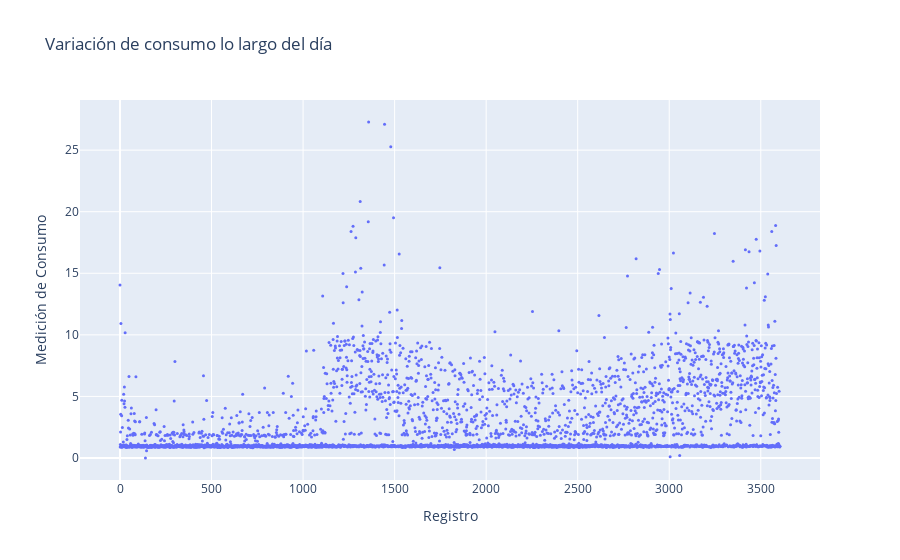

The code cell stored with this chart in its notebook:
### Markdown cell above
## Periodos

### Code cell
# Extrae la variación de temperatura y el tiempo
consumo = todo['Consumption']
#temperatura2 = df.iloc[1:60,1:].values.flatten()
tiempo = todo['Tiempo']

# Crea la figura
fig = go.Figure()

# Añade el gráfico de dispersión
fig.add_trace(go.Scatter(
    x=[int(i) for i in range(consumo.shape[0])], 
    y=consumo, 
    mode='markers', 
    marker=dict(size=3),
    name='Variación de temperatura'
))

# Configura el diseño de la figura
fig.update_layout(
    title='Variación de consumo lo largo del día',
    xaxis=dict(title='Registro'),
    yaxis=dict(title='Medición de Consumo')
)

# Muestra la figura
fig.show()

### Figure 1 — Plotly figure (JSON) as saved in the notebook; plotly's stock layout.template omitted (floating-point values rounded to 4 significant figures; data arrays with more than 128 entries replaced by an {"elided": "..."} marker saying what was removed)
{"data": [{"marker": {"size": 3}, "mode": "markers", "name": "Variación de temperatura", "type": "scatter", "x": {"elided": "3606 int values"}, "y": {"elided": "3606 float values"}}], "layout": {"title": {"text": "Variación de consumo lo largo del día"}, "xaxis": {"title": {"text": "Registro"}}, "yaxis": {"title": {"text": "Medición de Consumo"}}}}
